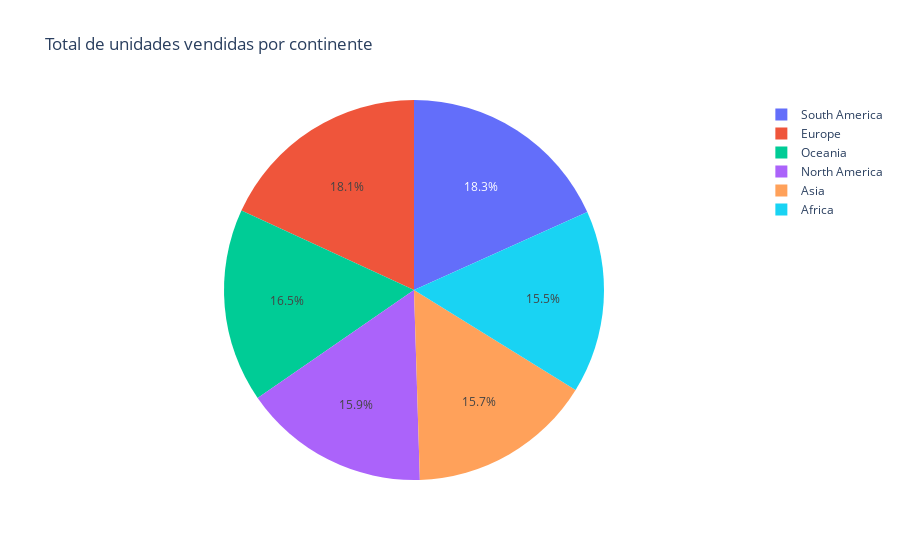

This figure's notebook cell:
### Code cell
#Grafica de Pastel
fig = px.pie(df, values='total_unidades', names='continente', title='Total de unidades vendidas por continente',
             labels={'total_unidades': 'Total de Unidades Vendidas', 'continente': 'Continente'}
             )
fig.show()

### Figure 1 — Plotly figure (JSON) as saved in the notebook; plotly's stock layout.template omitted (floating-point values rounded to 4 significant figures)
{"data": [{"domain": {"x": [0, 1], "y": [0, 1]}, "hovertemplate": "Continente=%{label}<br>Total de Unidades Vendidas=%{value}<extra></extra>", "labels": ["Oceania", "Asia", "Europe", "South America", "North America", "Africa"], "legendgroup": "", "name": "", "showlegend": true, "values": [15850, 15085, 17431, 17568, 15258, 14938], "type": "pie"}], "layout": {"legend": {"tracegroupgap": 0}, "title": {"text": "Total de unidades vendidas por continente"}}}
